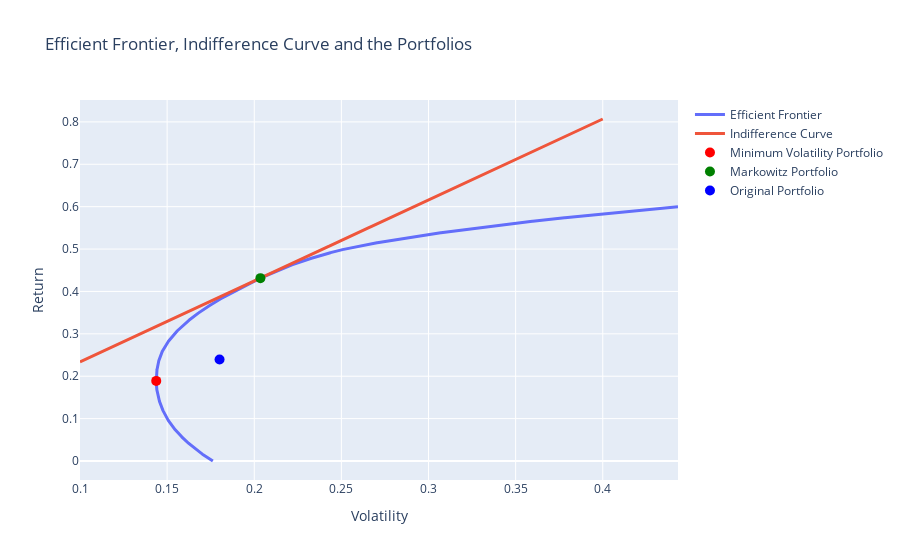

Write notebook code for a chart like this one.
### Markdown cell above
### 7. Plot

### Code cell
# Plotting the Efficient Frontier, Capital Market Line, Sharpe Gradient and all the portfolios
fig = go.Figure()
fig.add_trace(go.Scatter(x=ef_volatility, y=ef_returns, mode='lines', name='Efficient Frontier', line=dict(width=3))) # Efficient Frontier
fig.add_trace(go.Scatter(x=ic_x, y=ic_y, mode='lines', name='Indifference Curve', line=dict(width=3))) # Capital Market Line

fig.add_trace(go.Scatter(x=[mv_volatility], y=[mv_returns], mode='markers', marker=dict(size=10, color='red'), name='Minimum Volatility Portfolio')) # Minimum Variance Portfolio
fig.add_trace(go.Scatter(x=[ms_volatility], y=[ms_returns], mode='markers', marker=dict(size=10, color='green'), name='Markowitz Portfolio')) # Maximum Sharpe Ratio Portfolio
fig.add_trace(go.Scatter(x=[exp_volatility], y=[exp_return], mode='markers', marker=dict(size=10, color='blue'), name='Original Portfolio')) # Original Portfolio

fig.update_layout(title='Efficient Frontier, Indifference Curve and the Portfolios', xaxis_title='Volatility', yaxis_title='Return') # Updating the layout of the plot
fig.show()

### Figure 1 — Plotly figure (JSON) as saved in the notebook; plotly's stock layout.template omitted (floating-point values rounded to 4 significant figures; data arrays with more than 128 entries replaced by an {"elided": "..."} marker saying what was removed)
{"data": [{"line": {"width": 3}, "mode": "lines", "name": "Efficient Frontier", "type": "scatter", "x": {"elided": "6000 float values"}, "y": {"elided": "6000 float values"}}, {"line": {"width": 3}, "mode": "lines", "name": "Indifference Curve", "type": "scatter", "x": {"elided": "4000 float values"}, "y": {"elided": "4000 float values"}}, {"marker": {"color": "red", "size": 10}, "mode": "markers", "name": "Minimum Volatility Portfolio", "type": "scatter", "x": [0.1437], "y": [0.1889]}, {"marker": {"color": "green", "size": 10}, "mode": "markers", "name": "Markowitz Portfolio", "type": "scatter", "x": [0.2035], "y": [0.4314]}, {"marker": {"color": "blue", "size": 10}, "mode": "markers", "name": "Original Portfolio", "type": "scatter", "x": [0.1801], "y": [0.2393]}], "layout": {"title": {"text": "Efficient Frontier, Indifference Curve and the Portfolios"}, "xaxis": {"title": {"text": "Volatility"}}, "yaxis": {"title": {"text": "Return"}}}}
